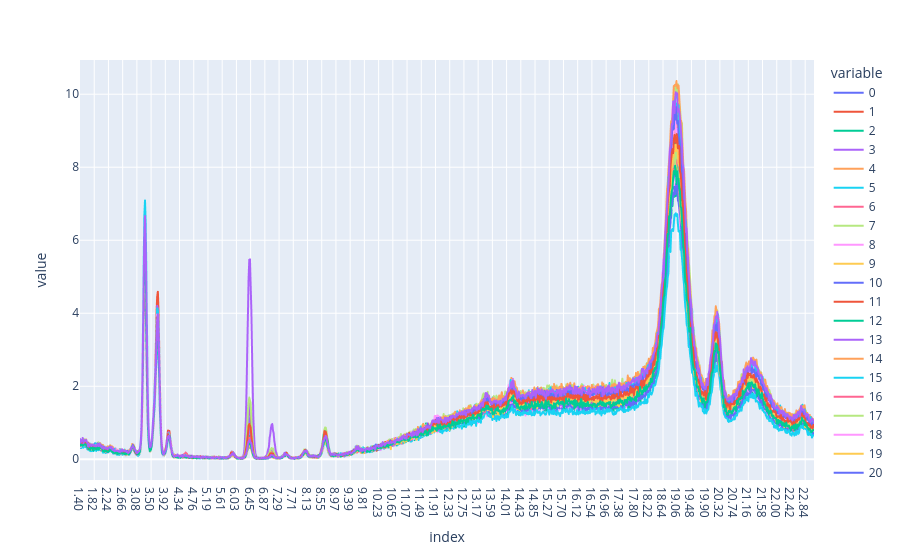

Source (notebook cell):
### Code cell
Xcalclass.T.plot()

### Figure 1 — Plotly figure (JSON) as saved in the notebook; plotly's stock layout.template omitted (floating-point values rounded to 4 significant figures; data arrays with more than 128 entries replaced by an {"elided": "..."} marker saying what was removed)
{"data": [{"hovertemplate": "variable=0<br>index=%{x}<br>value=%{y}<extra></extra>", "legendgroup": "0", "line": {"color": "#636efa", "dash": "solid"}, "marker": {"symbol": "circle"}, "mode": "lines", "name": "0", "showlegend": true, "type": "scattergl", "x": {"elided": "1085 str values"}, "xaxis": "x", "y": {"elided": "1085 float values"}, "yaxis": "y"}, {"hovertemplate": "variable=1<br>index=%{x}<br>value=%{y}<extra></extra>", "legendgroup": "1", "line": {"color": "#EF553B", "dash": "solid"}, "marker": {"symbol": "circle"}, "mode": "lines", "name": "1", "showlegend": true, "type": "scattergl", "x": {"elided": "1085 str values"}, "xaxis": "x", "y": {"elided": "1085 float values"}, "yaxis": "y"}, {"hovertemplate": "variable=2<br>index=%{x}<br>value=%{y}<extra></extra>", "legendgroup": "2", "line": {"color": "#00cc96", "dash": "solid"}, "marker": {"symbol": "circle"}, "mode": "lines", "name": "2", "showlegend": true, "type": "scattergl", "x": {"elided": "1085 str values"}, "xaxis": "x", "y": {"elided": "1085 float values"}, "yaxis": "y"}, {"hovertemplate": "variable=3<br>index=%{x}<br>value=%{y}<extra></extra>", "legendgroup": "3", "line": {"color": "#ab63fa", "dash": "solid"}, "marker": {"symbol": "circle"}, "mode": "lines", "name": "3", "showlegend": true, "type": "scattergl", "x": {"elided": "1085 str values"}, "xaxis": "x", "y": {"elided": "1085 float values"}, "yaxis": "y"}, {"hovertemplate": "variable=4<br>index=%{x}<br>value=%{y}<extra></extra>", "legendgroup": "4", "line": {"color": "#FFA15A", "dash": "solid"}, "marker": {"symbol": "circle"}, "mode": "lines", "name": "4", "showlegend": true, "type": "scattergl", "x": {"elided": "1085 str values"}, "xaxis": "x", "y": {"elided": "1085 float values"}, "yaxis": "y"}, {"hovertemplate": "variable=5<br>index=%{x}<br>value=%{y}<extra></extra>", "legendgroup": "5", "line": {"color": "#19d3f3", "dash": "solid"}, "marker": {"symbol": "circle"}, "mode": "lines", "name": "5", "showlegend": true, "type": "scattergl", "x": {"elided": "1085 str values"}, "xaxis": "x", "y": {"elided": "1085 float values"}, "yaxis": "y"}, {"hovertemplate": "variable=6<br>index=%{x}<br>value=%{y}<extra></extra>", "legendgroup": "6", "line": {"color": "#FF6692", "dash": "solid"}, "marker": {"symbol": "circle"}, "mode": "lines", "name": "6", "showlegend": true, "type": "scattergl", "x": {"elided": "1085 str values"}, "xaxis": "x", "y": {"elided": "1085 float values"}, "yaxis": "y"}, {"hovertemplate": "variable=7<br>index=%{x}<br>value=%{y}<extra></extra>", "legendgroup": "7", "line": {"color": "#B6E880", "dash": "solid"}, "marker": {"symbol": "circle"}, "mode": "lines", "name": "7", "showlegend": true, "type": "scattergl", "x": {"elided": "1085 str values"}, "xaxis": "x", "y": {"elided": "1085 float values"}, "yaxis": "y"}, {"hovertemplate": "variable=8<br>index=%{x}<br>value=%{y}<extra></extra>", "legendgroup": "8", "line": {"color": "#FF97FF", "dash": "solid"}, "marker": {"symbol": "circle"}, "mode": "lines", "name": "8", "showlegend": true, "type": "scattergl", "x": {"elided": "1085 str values"}, "xaxis": "x", "y": {"elided": "1085 float values"}, "yaxis": "y"}, {"hovertemplate": "variable=9<br>index=%{x}<br>value=%{y}<extra></extra>", "legendgroup": "9", "line": {"color": "#FECB52", "dash": "solid"}, "marker": {"symbol": "circle"}, "mode": "lines", "name": "9", "showlegend": true, "type": "scattergl", "x": {"elided": "1085 str values"}, "xaxis": "x", "y": {"elided": "1085 float values"}, "yaxis": "y"}, {"hovertemplate": "variable=10<br>index=%{x}<br>value=%{y}<extra></extra>", "legendgroup": "10", "line": {"color": "#636efa", "dash": "solid"}, "marker": {"symbol": "circle"}, "mode": "lines", "name": "10", "showlegend": true, "type": "scattergl", "x": {"elided": "1085 str values"}, "xaxis": "x", "y": {"elided": "1085 float values"}, "yaxis": "y"}, {"hovertemplate": "variable=11<br>index=%{x}<br>value=%{y}<extra></extra>", "legendgroup": "11", "line": {"color": "#EF553B", "dash": "solid"}, "marker": {"symbol": "circle"}, "mode": "lines", "name": "11", "showlegend": true, "type": "scattergl", "x": {"elided": "1085 str values"}, "xaxis": "x", "y": {"elided": "1085 float values"}, "yaxis": "y"}, {"hovertemplate": "variable=12<br>index=%{x}<br>value=%{y}<extra></extra>", "legendgroup": "12", "line": {"color": "#00cc96", "dash": "solid"}, "marker": {"symbol": "circle"}, "mode": "lines", "name": "12", "showlegend": true, "type": "scattergl", "x": {"elided": "1085 str values"}, "xaxis": "x", "y": {"elided": "1085 float values"}, "yaxis": "y"}, {"hovertemplate": "variable=13<br>index=%{x}<br>value=%{y}<extra></extra>", "legendgroup": "13", "line": {"color": "#ab63fa", "dash": "solid"}, "marker": {"symbol": "circle"}, "mode": "lines", "name": "13", "showlegend": true, "type": "scattergl", "x": {"elided": "1085 str values"}, "xaxis": "x", "y": {"elided": "1085 float values"}, "yaxis": "y"}, {"hovertemplate": "variable=14<br>index=%{x}<br>value=%{y}<extra></extra>", "legendgroup": "14", "line": {"color": "#FFA15A", "dash": "solid"}, "marker": {"symbol": "circle"}, "mode": "lines", "name": "14", "showlegend": true, "type": "scattergl", "x": {"elided": "1085 str values"}, "xaxis": "x", "y": {"elided": "1085 float values"}, "yaxis": "y"}, {"hovertemplate": "variable=15<br>index=%{x}<br>value=%{y}<extra></extra>", "legendgroup": "15", "line": {"color": "#19d3f3", "dash": "solid"}, "marker": {"symbol": "circle"}, "mode": "lines", "name": "15", "showlegend": true, "type": "scattergl", "x": {"elided": "1085 str values"}, "xaxis": "x", "y": {"elided": "1085 float values"}, "yaxis": "y"}, {"hovertemplate": "variable=16<br>index=%{x}<br>value=%{y}<extra></extra>", "legendgroup": "16", "line": {"color": "#FF6692", "dash": "solid"}, "marker": {"symbol": "circle"}, "mode": "lines", "name": "16", "showlegend": true, "type": "scattergl", "x": {"elided": "1085 str values"}, "xaxis": "x", "y": {"elided": "1085 float values"}, "yaxis": "y"}, {"hovertemplate": "variable=17<br>index=%{x}<br>value=%{y}<extra></extra>", "legendgroup": "17", "line": {"color": "#B6E880", "dash": "solid"}, "marker": {"symbol": "circle"}, "mode": "lines", "name": "17", "showlegend": true, "type": "scattergl", "x": {"elided": "1085 str values"}, "xaxis": "x", "y": {"elided": "1085 float values"}, "yaxis": "y"}, {"hovertemplate": "variable=18<br>index=%{x}<br>value=%{y}<extra></extra>", "legendgroup": "18", "line": {"color": "#FF97FF", "dash": "solid"}, "marker": {"symbol": "circle"}, "mode": "lines", "name": "18", "showlegend": true, "type": "scattergl", "x": {"elided": "1085 str values"}, "xaxis": "x", "y": {"elided": "1085 float values"}, "yaxis": "y"}, {"hovertemplate": "variable=19<br>index=%{x}<br>value=%{y}<extra></extra>", "legendgroup": "19", "line": {"color": "#FECB52", "dash": "solid"}, "marker": {"symbol": "circle"}, "mode": "lines", "name": "19", "showlegend": true, "type": "scattergl", "x": {"elided": "1085 str values"}, "xaxis": "x", "y": {"elided": "1085 float values"}, "yaxis": "y"}, {"hovertemplate": "variable=20<br>index=%{x}<br>value=%{y}<extra></extra>", "legendgroup": "20", "line": {"color": "#636efa", "dash": "solid"}, "marker": {"symbol": "circle"}, "mode": "lines", "name": "20", "showlegend": true, "type": "scattergl", "x": {"elided": "1085 str values"}, "xaxis": "x", "y": {"elided": "1085 float values"}, "yaxis": "y"}, {"hovertemplate": "variable=21<br>index=%{x}<br>value=%{y}<extra></extra>", "legendgroup": "21", "line": {"color": "#EF553B", "dash": "solid"}, "marker": {"symbol": "circle"}, "mode": "lines", "name": "21", "showlegend": true, "type": "scattergl", "x": {"elided": "1085 str values"}, "xaxis": "x", "y": {"elided": "1085 float values"}, "yaxis": "y"}, {"hovertemplate": "variable=22<br>index=%{x}<br>value=%{y}<extra></extra>", "legendgroup": "22", "line": {"color": "#00cc96", "dash": "solid"}, "marker": {"symbol": "circle"}, "mode": "lines", "name": "22", "showlegend": true, "type": "scattergl", "x": {"elided": "1085 str values"}, "xaxis": "x", "y": {"elided": "1085 float values"}, "yaxis": "y"}, {"hovertemplate": "variable=23<br>index=%{x}<br>value=%{y}<extra></extra>", "legendgroup": "23", "line": {"color": "#ab63fa", "dash": "solid"}, "marker": {"symbol": "circle"}, "mode": "lines", "name": "23", "showlegend": true, "type": "scattergl", "x": {"elided": "1085 str values"}, "xaxis": "x", "y": {"elided": "1085 float values"}, "yaxis": "y"}, {"hovertemplate": "variable=24<br>index=%{x}<br>value=%{y}<extra></extra>", "legendgroup": "24", "line": {"color": "#FFA15A", "dash": "solid"}, "marker": {"symbol": "circle"}, "mode": "lines", "name": "24", "showlegend": true, "type": "scattergl", "x": {"elided": "1085 str values"}, "xaxis": "x", "y": {"elided": "1085 float values"}, "yaxis": "y"}, {"hovertemplate": "variable=25<br>index=%{x}<br>value=%{y}<extra></extra>", "legendgroup": "25", "line": {"color": "#19d3f3", "dash": "solid"}, "marker": {"symbol": "circle"}, "mode": "lines", "name": "25", "showlegend": true, "type": "scattergl", "x": {"elided": "1085 str values"}, "xaxis": "x", "y": {"elided": "1085 float values"}, "yaxis": "y"}, {"hovertemplate": "variable=26<br>index=%{x}<br>value=%{y}<extra></extra>", "legendgroup": "26", "line": {"color": "#FF6692", "dash": "solid"}, "marker": {"symbol": "circle"}, "mode": "lines", "name": "26", "showlegend": true, "type": "scattergl", "x": {"elided": "1085 str values"}, "xaxis": "x", "y": {"elided": "1085 float values"}, "yaxis": "y"}, {"hovertemplate": "variable=27<br>index=%{x}<br>value=%{y}<extra></extra>", "legendgroup": "27", "line": {"color": "#B6E880", "dash": "solid"}, "marker": {"symbol": "circle"}, "mode": "lines", "name": "27", "showlegend": true, "type": "scattergl", "x": {"elided": "1085 str values"}, "xaxis": "x", "y": {"elided": "1085 float values"}, "yaxis": "y"}, {"hovertemplate": "variable=28<br>index=%{x}<br>value=%{y}<extra></extra>", "legendgroup": "28", "line": {"color": "#FF97FF", "dash": "solid"}, "marker": {"symbol": "circle"}, "mode": "lines", "name": "28", "showlegend": true, "type": "scattergl", "x": {"elided": "1085 str values"}, "xaxis": "x", "y": {"elided": "1085 float values"}, "yaxis": "y"}, {"hovertemplate": "variable=29<br>index=%{x}<br>value=%{y}<extra></extra>", "legendgroup": "29", "line": {"color": "#FECB52", "dash": "solid"}, "marker": {"symbol": "circle"}, "mode": "lines", "name": "29", "showlegend": true, "type": "scattergl", "x": {"elided": "1085 str values"}, "xaxis": "x", "y": {"elided": "1085 float values"}, "yaxis": "y"}, {"hovertemplate": "variable=30<br>index=%{x}<br>value=%{y}<extra></extra>", "legendgroup": "30", "line": {"color": "#636efa", "dash": "solid"}, "marker": {"symbol": "circle"}, "mode": "lines", "name": "30", "showlegend": true, "type": "scattergl", "x": {"elided": "1085 str values"}, "xaxis": "x", "y": {"elided": "1085 float values"}, "yaxis": "y"}, {"hovertemplate": "variable=31<br>index=%{x}<br>value=%{y}<extra></extra>", "legendgroup": "31", "line": {"color": "#EF553B", "dash": "solid"}, "marker": {"symbol": "circle"}, "mode": "lines", "name": "31", "showlegend": true, "type": "scattergl", "x": {"elided": "1085 str values"}, "xaxis": "x", "y": {"elided": "1085 float values"}, "yaxis": "y"}, {"hovertemplate": "variable=32<br>index=%{x}<br>value=%{y}<extra></extra>", "legendgroup": "32", "line": {"color": "#00cc96", "dash": "solid"}, "marker": {"symbol": "circle"}, "mode": "lines", "name": "32", "showlegend": true, "type": "scattergl", "x": {"elided": "1085 str values"}, "xaxis": "x", "y": {"elided": "1085 float values"}, "yaxis": "y"}, {"hovertemplate": "variable=33<br>index=%{x}<br>value=%{y}<extra></extra>", "legendgroup": "33", "line": {"color": "#ab63fa", "dash": "solid"}, "marker": {"symbol": "circle"}, "mode": "lines", "name": "33", "showlegend": true, "type": "scattergl", "x": {"elided": "1085 str values"}, "xaxis": "x", "y": {"elided": "1085 float values"}, "yaxis": "y"}, {"hovertemplate": "variable=34<br>index=%{x}<br>value=%{y}<extra></extra>", "legendgroup": "34", "line": {"color": "#FFA15A", "dash": "solid"}, "marker": {"symbol": "circle"}, "mode": "lines", "name": "34", "showlegend": true, "type": "scattergl", "x": {"elided": "1085 str values"}, "xaxis": "x", "y": {"elided": "1085 float values"}, "yaxis": "y"}, {"hovertemplate": "variable=35<br>index=%{x}<br>value=%{y}<extra></extra>", "legendgroup": "35", "line": {"color": "#19d3f3", "dash": "solid"}, "marker": {"symbol": "circle"}, "mode": "lines", "name": "35", "showlegend": true, "type": "scattergl", "x": {"elided": "1085 str values"}, "xaxis": "x", "y": {"elided": "1085 float values"}, "yaxis": "y"}, {"hovertemplate": "variable=36<br>index=%{x}<br>value=%{y}<extra></extra>", "legendgroup": "36", "line": {"color": "#FF6692", "dash": "solid"}, "marker": {"symbol": "circle"}, "mode": "lines", "name": "36", "showlegend": true, "type": "scattergl", "x": {"elided": "1085 str values"}, "xaxis": "x", "y": {"elided": "1085 float values"}, "yaxis": "y"}, {"hovertemplate": "variable=37<br>index=%{x}<br>value=%{y}<extra></extra>", "legendgroup": "37", "line": {"color": "#B6E880", "dash": "solid"}, "marker": {"symbol": "circle"}, "mode": "lines", "name": "37", "showlegend": true, "type": "scattergl", "x": {"elided": "1085 str values"}, "xaxis": "x", "y": {"elided": "1085 float values"}, "yaxis": "y"}, {"hovertemplate": "variable=38<br>index=%{x}<br>value=%{y}<extra></extra>", "legendgroup": "38", "line": {"color": "#FF97FF", "dash": "solid"}, "marker": {"symbol": "circle"}, "mode": "lines", "name": "38", "showlegend": true, "type": "scattergl", "x": {"elided": "1085 str values"}, "xaxis": "x", "y": {"elided": "1085 float values"}, "yaxis": "y"}, {"hovertemplate": "variable=39<br>index=%{x}<br>value=%{y}<extra></extra>", "legendgroup": "39", "line": {"color": "#FECB52", "dash": "solid"}, "marker": {"symbol": "circle"}, "mode": "lines", "name": "39", "showlegend": true, "type": "scattergl", "x": {"elided": "1085 str values"}, "xaxis": "x", "y": {"elided": "1085 float values"}, "yaxis": "y"}, {"hovertemplate": "variable=40<br>index=%{x}<br>value=%{y}<extra></extra>", "legendgroup": "40", "line": {"color": "#636efa", "dash": "solid"}, "marker": {"symbol": "circle"}, "mode": "lines", "name": "40", "showlegend": true, "type": "scattergl", "x": {"elided": "1085 str values"}, "xaxis": "x", "y": {"elided": "1085 float values"}, "yaxis": "y"}, {"hovertemplate": "variable=41<br>index=%{x}<br>value=%{y}<extra></extra>", "legendgroup": "41", "line": {"color": "#EF553B", "dash": "solid"}, "marker": {"symbol": "circle"}, "mode": "lines", "name": "41", "showlegend": true, "type": "scattergl", "x": {"elided": "1085 str values"}, "xaxis": "x", "y": {"elided": "1085 float values"}, "yaxis": "y"}, {"hovertemplate": "variable=42<br>index=%{x}<br>value=%{y}<extra></extra>", "legendgroup": "42", "line": {"color": "#00cc96", "dash": "solid"}, "marker": {"symbol": "circle"}, "mode": "lines", "name": "42", "showlegend": true, "type": "scattergl", "x": {"elided": "1085 str values"}, "xaxis": "x", "y": {"elided": "1085 float values"}, "yaxis": "y"}, {"hovertemplate": "variable=43<br>index=%{x}<br>value=%{y}<extra></extra>", "legendgroup": "43", "line": {"color": "#ab63fa", "dash": "solid"}, "marker": {"symbol": "circle"}, "mode": "lines", "name": "43", "showlegend": true, "type": "scattergl", "x": {"elided": "1085 str values"}, "xaxis": "x", "y": {"elided": "1085 float values"}, "yaxis": "y"}, {"hovertemplate": "variable=44<br>index=%{x}<br>value=%{y}<extra></extra>", "legendgroup": "44", "line": {"color": "#FFA15A", "dash": "solid"}, "marker": {"symbol": "circle"}, "mode": "lines", "name": "44", "showlegend": true, "type": "scattergl", "x": {"elided": "1085 str values"}, "xaxis": "x", "y": {"elided": "1085 float values"}, "yaxis": "y"}, {"hovertemplate": "variable=45<br>index=%{x}<br>value=%{y}<extra></extra>", "legendgroup": "45", "line": {"color": "#19d3f3", "dash": "solid"}, "marker": {"symbol": "circle"}, "mode": "lines", "name": "45", "showlegend": true, "type": "scattergl", "x": {"elided": "1085 str values"}, "xaxis": "x", "y": {"elided": "1085 float values"}, "yaxis": "y"}, {"hovertemplate": "variable=46<br>index=%{x}<br>value=%{y}<extra></extra>", "legendgroup": "46", "line": {"color": "#FF6692", "dash": "solid"}, "marker": {"symbol": "circle"}, "mode": "lines", "name": "46", "showlegend": true, "type": "scattergl", "x": {"elided": "1085 str values"}, "xaxis": "x", "y": {"elided": "1085 float values"}, "yaxis": "y"}, {"hovertemplate": "variable=47<br>index=%{x}<br>value=%{y}<extra></extra>", "legendgroup": "47", "line": {"color": "#B6E880", "dash": "solid"}, "marker": {"symbol": "circle"}, "mode": "lines", "name": "47", "showlegend": true, "type": "scattergl", "x": {"elided": "1085 str values"}, "xaxis": "x", "y": {"elided": "1085 float values"}, "yaxis": "y"}, {"hovertemplate": "variable=48<br>index=%{x}<br>value=%{y}<extra></extra>", "legendgroup": "48", "line": {"color": "#FF97FF", "dash": "solid"}, "marker": {"symbol": "circle"}, "mode": "lines", "name": "48", "showlegend": true, "type": "scattergl", "x": {"elided": "1085 str values"}, "xaxis": "x", "y": {"elided": "1085 float values"}, "yaxis": "y"}, {"hovertemplate": "variable=49<br>index=%{x}<br>value=%{y}<extra></extra>", "legendgroup": "49", "line": {"color": "#FECB52", "dash": "solid"}, "marker": {"symbol": "circle"}, "mode": "lines", "name": "49", "showlegend": true, "type": "scattergl", "x": {"elided": "1085 str values"}, "xaxis": "x", "y": {"elided": "1085 float values"}, "yaxis": "y"}, {"hovertemplate": "variable=50<br>index=%{x}<br>value=%{y}<extra></extra>", "legendgroup": "50", "line": {"color": "#636efa", "dash": "solid"}, "marker": {"symbol": "circle"}, "mode": "lines", "name": "50", "showlegend": true, "type": "scattergl", "x": {"elided": "1085 str values"}, "xaxis": "x", "y": {"elided": "1085 float values"}, "yaxis": "y"}, {"hovertemplate": "variable=51<br>index=%{x}<br>value=%{y}<extra></extra>", "legendgroup": "51", "line": {"color": "#EF553B", "dash": "solid"}, "marker": {"symbol": "circle"}, "mode": "lines", "name": "51", "showlegend": true, "type": "scattergl", "x": {"elided": "1085 str values"}, "xaxis": "x", "y": {"elided": "1085 float values"}, "yaxis": "y"}, {"hovertemplate": "variable=52<br>index=%{x}<br>value=%{y}<extra></extra>", "legendgroup": "52", "line": {"color": "#00cc96", "dash": "solid"}, "marker": {"symbol": "circle"}, "mode": "lines", "name": "52", "showlegend": true, "type": "scattergl", "x": {"elided": "1085 str values"}, "xaxis": "x", "y": {"elided": "1085 float values"}, "yaxis": "y"}, {"hovertemplate": "variable=53<br>index=%{x}<br>value=%{y}<extra></extra>", "legendgroup": "53", "line": {"color": "#ab63fa", "dash": "solid"}, "marker": {"symbol": "circle"}, "mode": "lines", "name": "53", "showlegend": true, "type": "scattergl", "x": {"elided": "1085 str values"}, "xaxis": "x", "y": {"elided": "1085 float values"}, "yaxis": "y"}, {"hovertemplate": "variable=54<br>index=%{x}<br>value=%{y}<extra></extra>", "legendgroup": "54", "line": {"color": "#FFA15A", "dash": "solid"}, "marker": {"symbol": "circle"}, "mode": "lines", "name": "54", "showlegend": true, "type": "scattergl", "x": {"elided": "1085 str values"}, "xaxis": "x", "y": {"elided": "1085 float values"}, "yaxis": "y"}, {"hovertemplate": "variable=55<br>index=%{x}<br>value=%{y}<extra></extra>", "legendgroup": "55", "line": {"color": "#19d3f3", "dash": "solid"}, "marker": {"symbol": "circle"}, "mode": "lines", "name": "55", "showlegend": true, "type": "scattergl", "x": {"elided": "1085 str values"}, "xaxis": "x", "y": {"elided": "1085 float values"}, "yaxis": "y"}, {"hovertemplate": "variable=56<br>index=%{x}<br>value=%{y}<extra></extra>", "legendgroup": "56", "line": {"color": "#FF6692", "dash": "solid"}, "marker": {"symbol": "circle"}, "mode": "lines", "name": "56", "showlegend": true, "type": "scattergl", "x": {"elided": "1085 str values"}, "xaxis": "x", "y": {"elided": "1085 float values"}, "yaxis": "y"}, {"hovertemplate": "variable=57<br>index=%{x}<br>value=%{y}<extra></extra>", "legendgroup": "57", "line": {"color": "#B6E880", "dash": "solid"}, "marker": {"symbol": "circle"}, "mode": "lines", "name": "57", "showlegend": true, "type": "scattergl", "x": {"elided": "1085 str values"}, "xaxis": "x", "y": {"elided": "1085 float values"}, "yaxis": "y"}, {"hovertemplate": "variable=58<br>index=%{x}<br>value=%{y}<extra></extra>", "legendgroup": "58", "line": {"color": "#FF97FF", "dash": "solid"}, "marker": {"symbol": "circle"}, "mode": "lines", "name": "58", "showlegend": true, "type": "scattergl", "x": {"elided": "1085 str values"}, "xaxis": "x", "y": {"elided": "1085 float values"}, "yaxis": "y"}, {"hovertemplate": "variable=59<br>index=%{x}<br>value=%{y}<extra></extra>", "legendgroup": "59", "line": {"color": "#FECB52", "dash": "solid"}, "marker": {"symbol": "circle"}, "mode": "lines", "name": "59", "showlegend": true, "type": "scattergl", "x": {"elided": "1085 str values"}, "xaxis": "x", "y": {"elided": "1085 float values"}, "yaxis": "y"}, {"hovertemplate": "variable=60<br>index=%{x}<br>value=%{y}<extra></extra>", "legendgroup": "60", "line": {"color": "#636efa", "dash": "solid"}, "marker": {"symbol": "circle"}, "mode": "lines", "name": "60", "showlegend": true, "type": "scattergl", "x": {"elided": "1085 str values"}, "xaxis": "x", "y": {"elided": "1085 float values"}, "yaxis": "y"}, {"hovertemplate": "variable=61<br>index=%{x}<br>value=%{y}<extra></extra>", "legendgroup": "61", "line": {"color": "#EF553B", "dash": "solid"}, "marker": {"symbol": "circle"}, "mode": "lines", "name": "61", "showlegend": true, "type": "scattergl", "x": {"elided": "1085 str values"}, "xaxis": "x", "y": {"elided": "1085 float values"}, "yaxis": "y"}, {"hovertemplate": "variable=62<br>index=%{x}<br>value=%{y}<extra></extra>", "legendgroup": "62", "line": {"color": "#00cc96", "dash": "solid"}, "marker": {"symbol": "circle"}, "mode": "lines", "name": "62", "showlegend": true, "type": "scattergl", "x": {"elided": "1085 str values"}, "xaxis": "x", "y": {"elided": "1085 float values"}, "yaxis": "y"}, {"hovertemplate": "variable=63<br>index=%{x}<br>value=%{y}<extra></extra>", "legendgroup": "63", "line": {"color": "#ab63fa", "dash": "solid"}, "marker": {"symbol": "circle"}, "mode": "lines", "name": "63", "showlegend": true, "type": "scattergl", "x": {"elided": "1085 str values"}, "xaxis": "x", "y": {"elided": "1085 float values"}, "yaxis": "y"}], "layout": {"legend": {"title": {"text": "variable"}, "tracegroupgap": 0}, "margin": {"t": 60}, "xaxis": {"anchor": "y", "domain": [0, 1], "title": {"text": "index"}}, "yaxis": {"anchor": "x", "domain": [0, 1], "title": {"text": "value"}}}}
